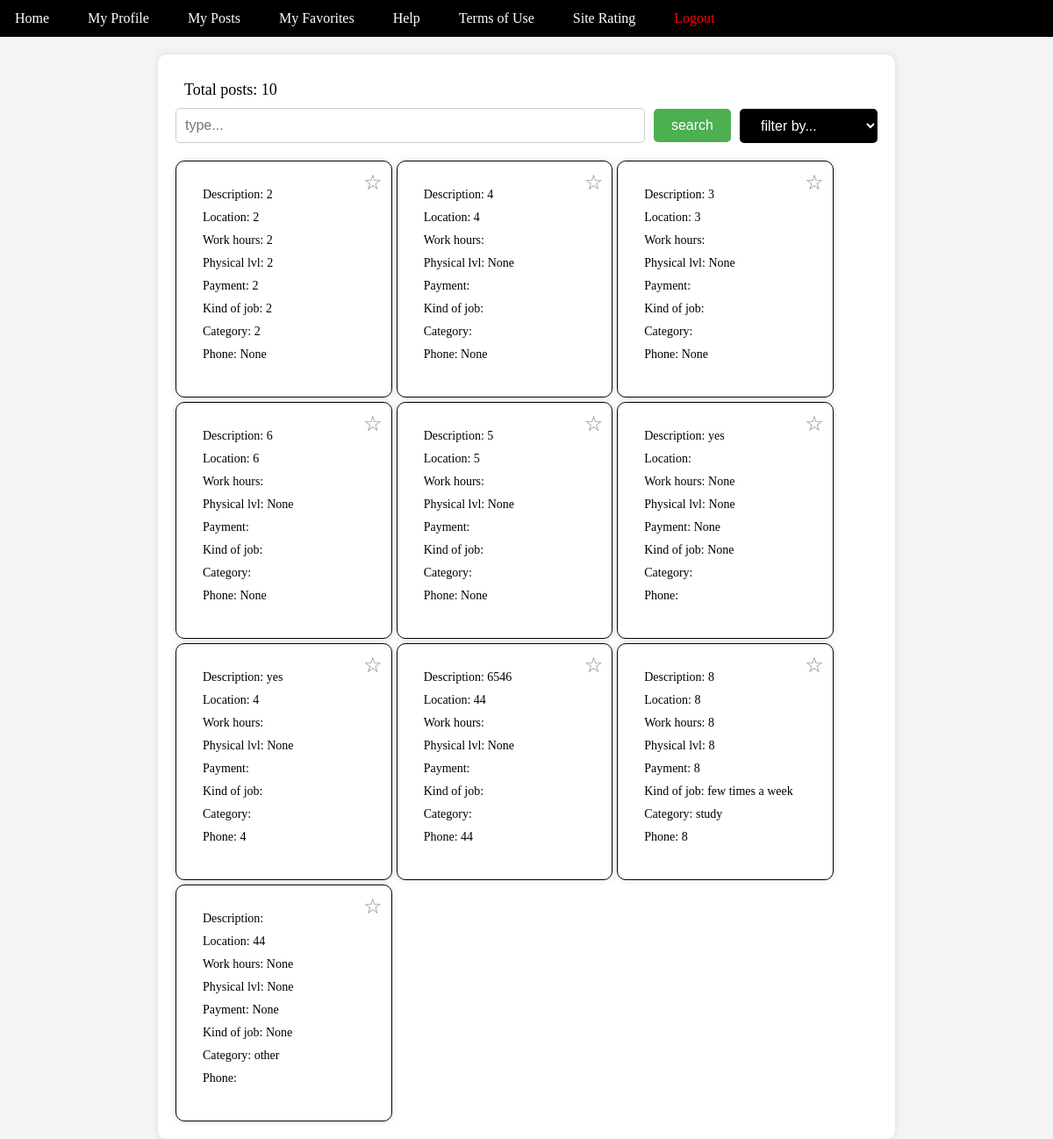
Before: /homepage/ with the older database file.
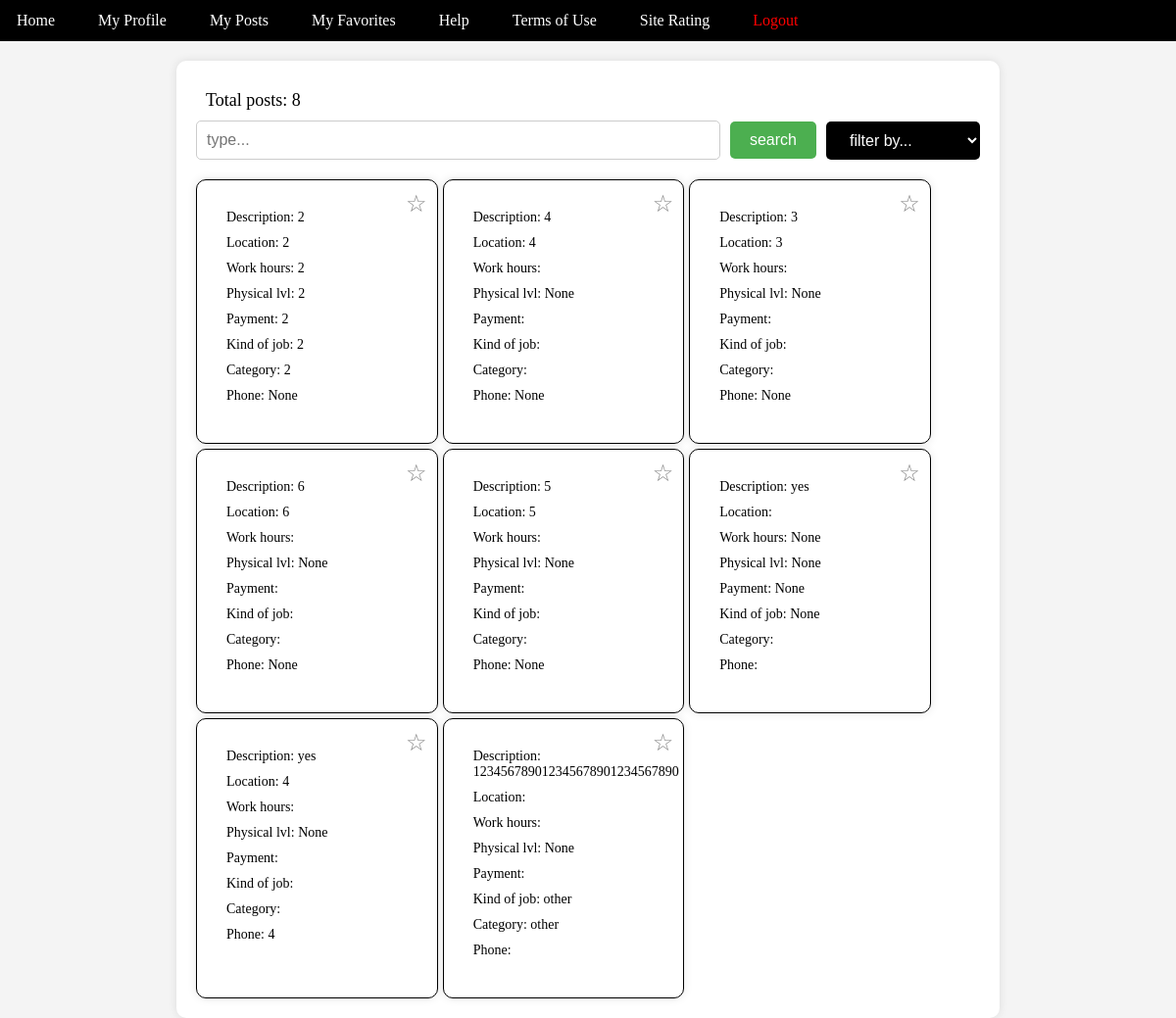
After: the same page with the newer database file.
### posts/models.py (models this page shows)
class Post(models.Model):
    description = models.TextField(null=True, blank=True)
    location = models.TextField(null=True, blank=True)
    payment = models.TextField(null=True, blank=True)
    work_hours = models.TextField(null=True, blank=True)
    phys_lvl = models.IntegerField(null=True, blank=True)
    kind_of_job = models.TextField(null=True, blank=True)
    category = models.TextField(null=True, blank=True)
    phone = models.TextField(null=True, blank=True)

### project/views.py (the view)
# urls.py: path('homepage/', views.homepage, name='homepage'),
def homepage(request):
    posts = Post.objects.all()
    global_user_id = request.session.get('global_user_id')
    if global_user_id:
        user = User.objects.get(id=global_user_id)
        favorites = [int(fav) for fav in user.favorites]
    else:
        favorites = []  # Initialize favorites as an empty list if user is not logged in
    context = {'posts': posts, 'favorites': favorites}
    return render(request, 'homepage.html', context)

### templates/homepage.html (shortened to what this page needs)
<!DOCTYPE html>
<html lang="en">
<head>
</head>
<body>
{% extends 'toolbar.html' %}
{% block content %}
<div class="content">
    <div class="total-posts">Total posts:  {{ posts|length }}</div>
    <div class="search-filter">
        <input type="text" class="search-input" placeholder="type...">
        <button class="search-button">search</button>
        <select class="filter-select">
            <option value="">filter by...</option>
        </select>
    </div>
    <div class="posts">
        {% if posts %}
        {% for post in posts %}
        <div class="post" data-description="{{ post.description }}" data-location="{{ post.location }}" data-work-hours="{{ post.work_hours }}" data-phys-lvl="{{ post.phys_lvl }}" data-kind-of-job="{{ post.kind_of_job }}" data-category="{{ post.category }}" data-phone="{{ post.phone }}" data-payment="{{ post.payment }}">
            <div class="post-content">
                <div class="post-info">Description: {{ post.description }}</div>
                <div class="post-info">Location: {{ post.location }}</div>
                <div class="post-info">Work hours: {{ post.work_hours }}</div>
                <div class="post-info">Physical lvl: {{ post.phys_lvl }}</div>
                <div class="post-info">Payment: {{ post.payment }}</div>
                <div class="post-info">Kind of job: {{ post.kind_of_job }}</div>
                <div class="post-info">Category: {{ post.category }}</div>
                <div class="post-info">Phone: {{ post.phone }}</div>
                <div class="favorites-button {% if post.id|add:0 in favorites %}active {% endif %}" data-post-id="{{ post.id }}">☆</div>
            </div>
        </div>
        {% endfor %}
        {% else %}
        <p class="no-posts-message" style="display: none;">No posts fit your request.</p>
        {% endif %}
    </div>
</div>
</body>
</html>
{% endblock %}

Changed rows visible on the page:
removed Post: description "6546", location "44", phys_lvl "None", phone "44"
removed Post: description "8", location "8", work_hours "8", phys_lvl "8", payment "8", kind_of_job "few times a week", category "study", phone "8"
removed Post: location "44", work_hours "None", phys_lvl "None", payment "None", kind_of_job "None", category "other"
added Post: description "123456789012345678901234567890", phys_lvl "None", kind_of_job "other", category "other"
Other visible differences:
{{ posts|length }}: "10" → "8"
